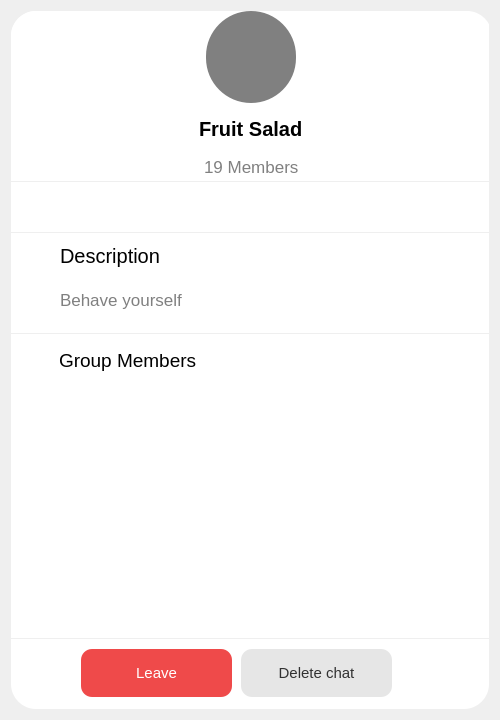
<?xml version="1.0" encoding="UTF-8"?>
<ui version="4.0">
 <class>AboutG</class>
 <widget class="QWidget" name="AboutG">
  <property name="geometry">
   <rect>
    <x>0</x>
    <y>0</y>
    <width>500</width>
    <height>720</height>
   </rect>
  </property>
  <property name="windowTitle">
   <string>Form</string>
  </property>
  <layout class="QGridLayout" name="gridLayout">
   <item row="0" column="0">
    <layout class="QVBoxLayout" name="verticalLayout">
     <item>
      <widget class="QScrollArea" name="scrollArea">
       <property name="frameShape">
        <enum>QFrame::Shape::NoFrame</enum>
       </property>
       <property name="horizontalScrollBarPolicy">
        <enum>Qt::ScrollBarPolicy::ScrollBarAlwaysOff</enum>
       </property>
       <property name="widgetResizable">
        <bool>true</bool>
       </property>
       <widget class="QWidget" name="scrollAreaWidgetContents">
        <property name="geometry">
         <rect>
          <x>0</x>
          <y>0</y>
          <width>480</width>
          <height>696</height>
         </rect>
        </property>
        <property name="styleSheet">
         <string notr="true"/>
        </property>
        <layout class="QGridLayout" name="gridLayout_2">
         <property name="leftMargin">
          <number>0</number>
         </property>
         <property name="topMargin">
          <number>0</number>
         </property>
         <property name="rightMargin">
          <number>0</number>
         </property>
         <property name="bottomMargin">
          <number>0</number>
         </property>
         <item row="0" column="0">
          <layout class="QVBoxLayout" name="verticalLayout_2">
           <property name="spacing">
            <number>1</number>
           </property>
           <item alignment="Qt::AlignmentFlag::AlignHCenter">
            <widget class="QWidget" name="widget" native="true">
             <property name="minimumSize">
              <size>
               <width>478</width>
               <height>170</height>
              </size>
             </property>
             <property name="maximumSize">
              <size>
               <width>16777215</width>
               <height>170</height>
              </size>
             </property>
             <property name="styleSheet">
              <string notr="true">background-color:white;
border-top-right-radius:25px;
border-top-left-radius:25px;</string>
             </property>
             <widget class="QWidget" name="horizontalLayoutWidget">
              <property name="geometry">
               <rect>
                <x>0</x>
                <y>100</y>
                <width>481</width>
                <height>35</height>
               </rect>
              </property>
              <layout class="QHBoxLayout" name="horizontalLayout">
               <item alignment="Qt::AlignmentFlag::AlignHCenter">
                <widget class="QLabel" name="name">
                 <property name="styleSheet">
                  <string notr="true">font-size:15pt;
color:black;
font-weight:bold;</string>
                 </property>
                 <property name="text">
                  <string>Fruit Salad</string>
                 </property>
                </widget>
               </item>
              </layout>
             </widget>
             <widget class="QWidget" name="horizontalLayoutWidget_2">
              <property name="geometry">
               <rect>
                <x>0</x>
                <y>140</y>
                <width>481</width>
                <height>32</height>
               </rect>
              </property>
              <layout class="QHBoxLayout" name="horizontalLayout_2">
               <item alignment="Qt::AlignmentFlag::AlignHCenter">
                <widget class="QLabel" name="MembersNo">
                 <property name="styleSheet">
                  <string notr="true">font-size:13pt;
color:gray;</string>
                 </property>
                 <property name="text">
                  <string>19 Members</string>
                 </property>
                </widget>
               </item>
              </layout>
             </widget>
             <widget class="QWidget" name="horizontalLayoutWidget_3">
              <property name="geometry">
               <rect>
                <x>0</x>
                <y>0</y>
                <width>481</width>
                <height>92</height>
               </rect>
              </property>
              <layout class="QHBoxLayout" name="horizontalLayout_3">
               <item alignment="Qt::AlignmentFlag::AlignHCenter">
                <widget class="QWidget" name="widget_4" native="true">
                 <property name="minimumSize">
                  <size>
                   <width>90</width>
                   <height>90</height>
                  </size>
                 </property>
                 <property name="styleSheet">
                  <string notr="true">background-color:gray;
border-radius:45px;</string>
                 </property>
                 <widget class="QLabel" name="Photo">
                  <property name="geometry">
                   <rect>
                    <x>14</x>
                    <y>17</y>
                    <width>60</width>
                    <height>60</height>
                   </rect>
                  </property>
                  <property name="minimumSize">
                   <size>
                    <width>60</width>
                    <height>60</height>
                   </size>
                  </property>
                  <property name="cursor">
                   <cursorShape>ArrowCursor</cursorShape>
                  </property>
                  <property name="styleSheet">
                   <string notr="true"/>
                  </property>
                  <property name="text">
                   <string/>
                  </property>
                  <property name="pixmap">
                   <pixmap resource="../../../assets.qrc">:/icons/group-users.png</pixmap>
                  </property>
                  <property name="scaledContents">
                   <bool>true</bool>
                  </property>
                 </widget>
                </widget>
               </item>
              </layout>
             </widget>
            </widget>
           </item>
           <item alignment="Qt::AlignmentFlag::AlignHCenter">
            <widget class="QWidget" name="Bio_2" native="true">
             <property name="sizePolicy">
              <sizepolicy hsizetype="Preferred" vsizetype="Fixed">
               <horstretch>0</horstretch>
               <verstretch>0</verstretch>
              </sizepolicy>
             </property>
             <property name="minimumSize">
              <size>
               <width>478</width>
               <height>50</height>
              </size>
             </property>
             <property name="maximumSize">
              <size>
               <width>16777215</width>
               <height>50</height>
              </size>
             </property>
             <property name="styleSheet">
              <string notr="true">background-color:white;</string>
             </property>
             <widget class="QPushButton" name="search">
              <property name="geometry">
               <rect>
                <x>300</x>
                <y>10</y>
                <width>30</width>
                <height>30</height>
               </rect>
              </property>
              <property name="styleSheet">
               <string notr="true">border:0;</string>
              </property>
              <property name="text">
               <string/>
              </property>
              <property name="icon">
               <iconset resource="../../../assets.qrc">
                <normaloff>:/icons/search.png</normaloff>:/icons/search.png</iconset>
              </property>
              <property name="iconSize">
               <size>
                <width>30</width>
                <height>30</height>
               </size>
              </property>
             </widget>
             <widget class="QPushButton" name="addMember">
              <property name="geometry">
               <rect>
                <x>140</x>
                <y>10</y>
                <width>30</width>
                <height>30</height>
               </rect>
              </property>
              <property name="sizePolicy">
               <sizepolicy hsizetype="Minimum" vsizetype="Minimum">
                <horstretch>0</horstretch>
                <verstretch>0</verstretch>
               </sizepolicy>
              </property>
              <property name="styleSheet">
               <string notr="true">border:0;</string>
              </property>
              <property name="text">
               <string/>
              </property>
              <property name="icon">
               <iconset resource="../../../assets.qrc">
                <normaloff>:/icons/add.png</normaloff>:/icons/add.png</iconset>
              </property>
              <property name="iconSize">
               <size>
                <width>30</width>
                <height>30</height>
               </size>
              </property>
             </widget>
             <widget class="QPushButton" name="addMember_2">
              <property name="geometry">
               <rect>
                <x>220</x>
                <y>10</y>
                <width>30</width>
                <height>30</height>
               </rect>
              </property>
              <property name="sizePolicy">
               <sizepolicy hsizetype="Minimum" vsizetype="Minimum">
                <horstretch>0</horstretch>
                <verstretch>0</verstretch>
               </sizepolicy>
              </property>
              <property name="styleSheet">
               <string notr="true">border:0;</string>
              </property>
              <property name="text">
               <string/>
              </property>
              <property name="icon">
               <iconset resource="../../../assets.qrc">
                <normaloff>:/icons/add.png</normaloff>:/icons/add.png</iconset>
              </property>
              <property name="iconSize">
               <size>
                <width>30</width>
                <height>30</height>
               </size>
              </property>
             </widget>
            </widget>
           </item>
           <item alignment="Qt::AlignmentFlag::AlignHCenter">
            <widget class="QWidget" name="Bio" native="true">
             <property name="sizePolicy">
              <sizepolicy hsizetype="Maximum" vsizetype="Fixed">
               <horstretch>0</horstretch>
               <verstretch>0</verstretch>
              </sizepolicy>
             </property>
             <property name="minimumSize">
              <size>
               <width>478</width>
               <height>100</height>
              </size>
             </property>
             <property name="maximumSize">
              <size>
               <width>16777215</width>
               <height>100</height>
              </size>
             </property>
             <property name="styleSheet">
              <string notr="true">background-color:white;</string>
             </property>
             <widget class="QLabel" name="label_7">
              <property name="geometry">
               <rect>
                <x>10</x>
                <y>10</y>
                <width>25</width>
                <height>25</height>
               </rect>
              </property>
              <property name="styleSheet">
               <string notr="true">font-size:13pt;
color:gray;</string>
              </property>
              <property name="text">
               <string/>
              </property>
              <property name="pixmap">
               <pixmap resource="../../../assets.qrc">:/icons/info.png</pixmap>
              </property>
              <property name="scaledContents">
               <bool>true</bool>
              </property>
             </widget>
             <widget class="QLabel" name="label_8">
              <property name="geometry">
               <rect>
                <x>49</x>
                <y>6</y>
                <width>141</width>
                <height>33</height>
               </rect>
              </property>
              <property name="styleSheet">
               <string notr="true">font-size:15pt;
color:black;</string>
              </property>
              <property name="text">
               <string>Description</string>
              </property>
             </widget>
             <widget class="QLabel" name="desc">
              <property name="geometry">
               <rect>
                <x>49</x>
                <y>52</y>
                <width>410</width>
                <height>30</height>
               </rect>
              </property>
              <property name="minimumSize">
               <size>
                <width>410</width>
                <height>0</height>
               </size>
              </property>
              <property name="maximumSize">
               <size>
                <width>410</width>
                <height>16777215</height>
               </size>
              </property>
              <property name="styleSheet">
               <string notr="true">font-size:13pt;
color:gray;</string>
              </property>
              <property name="text">
               <string>Behave yourself</string>
              </property>
              <property name="wordWrap">
               <bool>true</bool>
              </property>
             </widget>
            </widget>
           </item>
           <item alignment="Qt::AlignmentFlag::AlignHCenter">
            <widget class="QWidget" name="widget_3" native="true">
             <property name="sizePolicy">
              <sizepolicy hsizetype="Fixed" vsizetype="Minimum">
               <horstretch>0</horstretch>
               <verstretch>0</verstretch>
              </sizepolicy>
             </property>
             <property name="minimumSize">
              <size>
               <width>478</width>
               <height>100</height>
              </size>
             </property>
             <property name="maximumSize">
              <size>
               <width>10000000</width>
               <height>16777215</height>
              </size>
             </property>
             <property name="styleSheet">
              <string notr="true">background-color:white;</string>
             </property>
             <widget class="QLabel" name="label_9">
              <property name="geometry">
               <rect>
                <x>48</x>
                <y>10</y>
                <width>201</width>
                <height>33</height>
               </rect>
              </property>
              <property name="styleSheet">
               <string notr="true">font-size:14pt;
color:black;</string>
              </property>
              <property name="text">
               <string>Group Members</string>
              </property>
             </widget>
             <widget class="QLabel" name="label_10">
              <property name="geometry">
               <rect>
                <x>10</x>
                <y>14</y>
                <width>25</width>
                <height>25</height>
               </rect>
              </property>
              <property name="styleSheet">
               <string notr="true">font-size:13pt;
color:gray;</string>
              </property>
              <property name="text">
               <string/>
              </property>
              <property name="pixmap">
               <pixmap resource="../../../assets.qrc">:/icons/group.png</pixmap>
              </property>
              <property name="scaledContents">
               <bool>true</bool>
              </property>
             </widget>
             <widget class="QScrollArea" name="scrollArea_2">
              <property name="geometry">
               <rect>
                <x>0</x>
                <y>50</y>
                <width>471</width>
                <height>251</height>
               </rect>
              </property>
              <property name="minimumSize">
               <size>
                <width>0</width>
                <height>0</height>
               </size>
              </property>
              <property name="styleSheet">
               <string notr="true">QScrollArea {
    padding:10px;
    border: none;
}
QScrollBar:vertical {
        background: transparent;
        width: 6px;
        margin: 0px;
    }
QScrollBar::handle:vertical {
    background: #333;
    min-height: 20px;
    border-radius: 3px;
}
QScrollBar::handle:vertical:hover {
    background: #999;
}
    QScrollBar::add-line:vertical,
    QScrollBar::sub-line:vertical {
        height: 0px;
    }
    QScrollBar::add-page:vertical,
    QScrollBar::sub-page:vertical {
        background: none;
    }</string>
              </property>
              <property name="horizontalScrollBarPolicy">
               <enum>Qt::ScrollBarPolicy::ScrollBarAlwaysOff</enum>
              </property>
              <property name="widgetResizable">
               <bool>true</bool>
              </property>
              <widget class="QWidget" name="scrollAreaWidgetContents_2">
               <property name="geometry">
                <rect>
                 <x>0</x>
                 <y>0</y>
                 <width>451</width>
                 <height>231</height>
                </rect>
               </property>
              </widget>
             </widget>
            </widget>
           </item>
           <item alignment="Qt::AlignmentFlag::AlignHCenter">
            <widget class="QWidget" name="widget_2" native="true">
             <property name="minimumSize">
              <size>
               <width>478</width>
               <height>70</height>
              </size>
             </property>
             <property name="maximumSize">
              <size>
               <width>16777215</width>
               <height>70</height>
              </size>
             </property>
             <property name="styleSheet">
              <string notr="true">background-color:white;
border-bottom-right-radius:25px;
border-bottom-left-radius:25px;</string>
             </property>
             <widget class="QPushButton" name="pushButton">
              <property name="geometry">
               <rect>
                <x>230</x>
                <y>10</y>
                <width>151</width>
                <height>48</height>
               </rect>
              </property>
              <property name="styleSheet">
               <string notr="true">font-size: 11pt;
color: rgb(50,50,50);
background-color:rgb(230,230,230);
border-radius: 11px;
padding:4px;
</string>
              </property>
              <property name="text">
               <string>Delete chat</string>
              </property>
              <property name="icon">
               <iconset resource="../../../assets.qrc">
                <normaloff>:/icons/delete.png</normaloff>:/icons/delete.png</iconset>
              </property>
             </widget>
             <widget class="QPushButton" name="pushButton_3">
              <property name="geometry">
               <rect>
                <x>70</x>
                <y>10</y>
                <width>151</width>
                <height>48</height>
               </rect>
              </property>
              <property name="maximumSize">
               <size>
                <width>16777215</width>
                <height>70</height>
               </size>
              </property>
              <property name="styleSheet">
               <string notr="true">font-size: 11pt;
color:white;
background-color:#EF4A4A;
border-radius: 11px;
padding:4px;
</string>
              </property>
              <property name="text">
               <string>Leave</string>
              </property>
              <property name="icon">
               <iconset resource="../../../assets.qrc">
                <normaloff>:/icons/leave.png</normaloff>:/icons/leave.png</iconset>
              </property>
             </widget>
            </widget>
           </item>
          </layout>
         </item>
        </layout>
       </widget>
      </widget>
     </item>
    </layout>
   </item>
  </layout>
 </widget>
 <resources>
  <include location="../../../assets.qrc"/>
 </resources>
 <connections/>
</ui>
